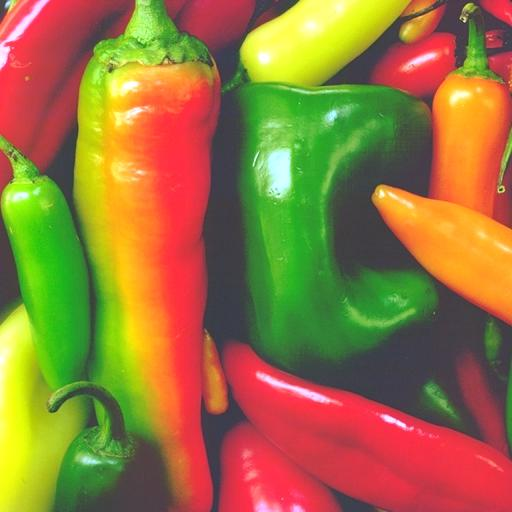
%> input picture original/Watermarked.jpg, 512 x 512 px
$ octave attack.m   (GNU Octave 9; MATLAB toolbox functions it lacks are replaced by stand-ins)
%> lines starting %> are read from the running program, lines starting %| are printed output that depends on the picture
clc
close all

watermarked_image = imread('Watermarked.jpg');
%> watermarked_image is the input picture: size 512x512x3 uint8; mean R, G, B 151.7, 118.5, 60.4
[cols, rows, channel, ~] = size(watermarked_image);
%> cols = 512; rows = 512; channel = 3

% crop
cropImageAttacked = imcrop(watermarked_image, [75 68 340 380]);
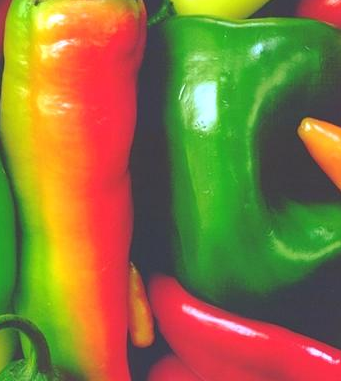
%> cropImageAttacked: size 381x341x3 uint8; mean R, G, B 138.1, 118.1, 58.8
cropImageAttacked = imresize(cropImageAttacked, [cols rows]);
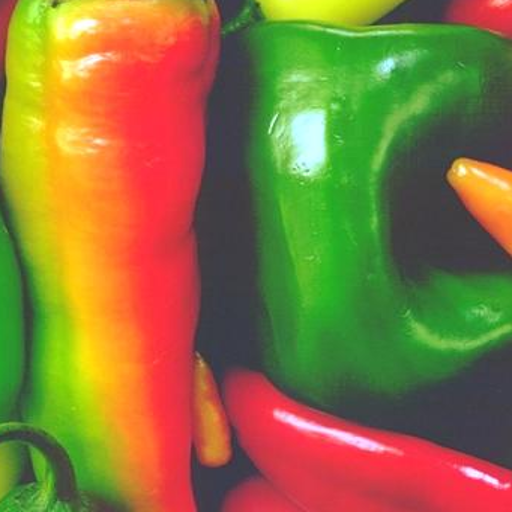
%> cropImageAttacked: size 512x512x3 uint8; mean R, G, B 138.1, 118.1, 58.8
imwrite(uint8(cropImageAttacked), 'attacked/cropped_image.jpg');

% filter
filterImageAttacked = imfilter(watermarked_image, fspecial('motion', 50, 45));
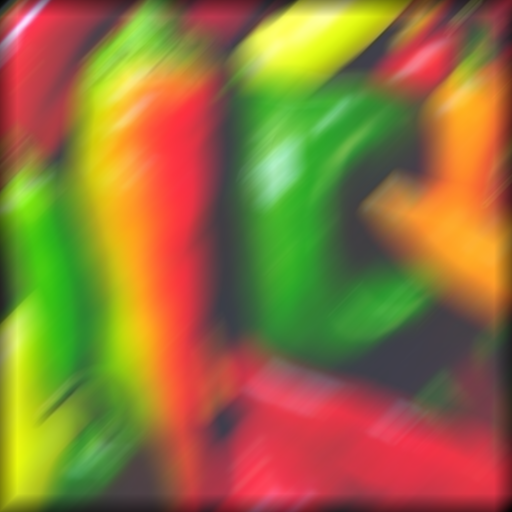
%> filterImageAttacked: size 512x512x3 uint8; mean R, G, B 145.8, 114.7, 57.9
imwrite(uint8(filterImageAttacked), 'attacked/filtered_image.jpg');

% noise
noiseImageAttacked = imnoise(watermarked_image, "salt & pepper", 0.1);
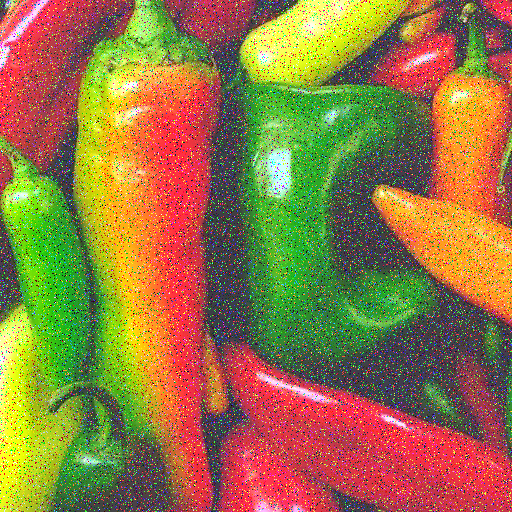
%> noiseImageAttacked: size 512x512x3 uint8; mean R, G, B 149.3, 119.5, 67
imwrite(uint8(noiseImageAttacked), 'attacked/noised_image.jpg');

% compress
compressImageAttacked = imresize(watermarked_image, 0.4, 'nearest');
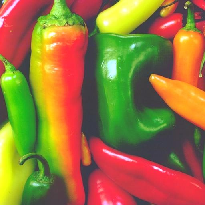
%> compressImageAttacked: size 205x205x3 uint8; mean R, G, B 151.7, 118.6, 60.4
compressImageAttacked = imresize(compressImageAttacked, [cols rows]);
%> compressImageAttacked: size 512x512x3 uint8
imwrite(uint8(compressImageAttacked), 'attacked/compressed_image.jpg');

% resize
resizeImageAttacked = imresize(watermarked_image, [cols-200 rows-200]);
imwrite(uint8(resizeImageAttacked), 'attacked/resized_image.jpg');

% add object (manual)

% rotate
rotateImageAttacked = imrotate(watermarked_image, 30, 'crop');
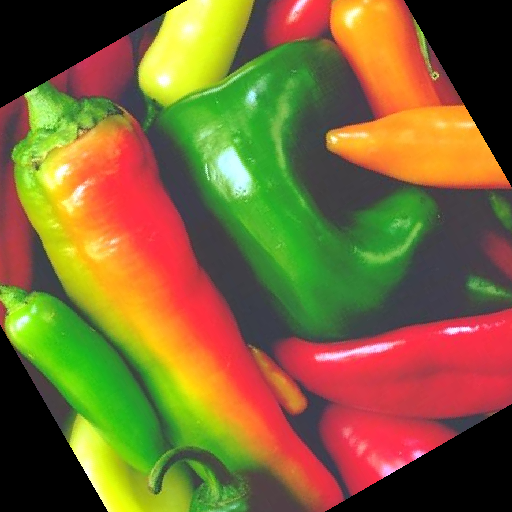
%> rotateImageAttacked: size 512x512x3 uint8; mean R, G, B 125.3, 102.5, 50.2
imwrite(uint8(rotateImageAttacked), 'attacked/rotated_image.jpg');
